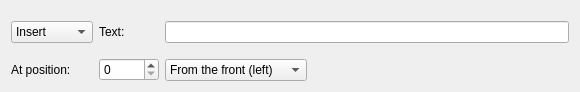
<?xml version="1.0" encoding="UTF-8"?>
<ui version="4.0">
 <class>TransformProvider_insertOverwrite</class>
 <widget class="QWidget" name="TransformProvider_insertOverwrite">
  <property name="geometry">
   <rect>
    <x>0</x>
    <y>0</y>
    <width>580</width>
    <height>92</height>
   </rect>
  </property>
  <property name="windowTitle">
   <string>Form</string>
  </property>
  <layout class="QGridLayout" name="gridLayout">
   <item row="0" column="2" rowspan="3">
    <widget class="QLineEdit" name="textLineEdit"/>
   </item>
   <item row="2" column="1" rowspan="2" alignment="Qt::AlignBottom">
    <widget class="QSpinBox" name="positionSpinBox"/>
   </item>
   <item row="0" column="0" rowspan="3">
    <widget class="QComboBox" name="modeComboBox">
     <property name="sizePolicy">
      <sizepolicy hsizetype="Fixed" vsizetype="Fixed">
       <horstretch>0</horstretch>
       <verstretch>0</verstretch>
      </sizepolicy>
     </property>
     <item>
      <property name="text">
       <string>Insert</string>
      </property>
     </item>
     <item>
      <property name="text">
       <string>Overwrite</string>
      </property>
     </item>
    </widget>
   </item>
   <item row="3" column="0">
    <widget class="QLabel" name="label_AtPosition">
     <property name="text">
      <string>At position:</string>
     </property>
    </widget>
   </item>
   <item row="3" column="2" alignment="Qt::AlignTop">
    <widget class="QComboBox" name="fromComboBox">
     <property name="sizePolicy">
      <sizepolicy hsizetype="Fixed" vsizetype="Fixed">
       <horstretch>0</horstretch>
       <verstretch>0</verstretch>
      </sizepolicy>
     </property>
     <item>
      <property name="text">
       <string>From the front (left)</string>
      </property>
     </item>
     <item>
      <property name="text">
       <string>From the back (right)</string>
      </property>
     </item>
    </widget>
   </item>
   <item row="1" column="1">
    <widget class="QLabel" name="label_Text">
     <property name="sizePolicy">
      <sizepolicy hsizetype="Maximum" vsizetype="Preferred">
       <horstretch>0</horstretch>
       <verstretch>0</verstretch>
      </sizepolicy>
     </property>
     <property name="minimumSize">
      <size>
       <width>60</width>
       <height>0</height>
      </size>
     </property>
     <property name="text">
      <string>Text:</string>
     </property>
    </widget>
   </item>
  </layout>
 </widget>
 <resources/>
 <connections/>
</ui>
